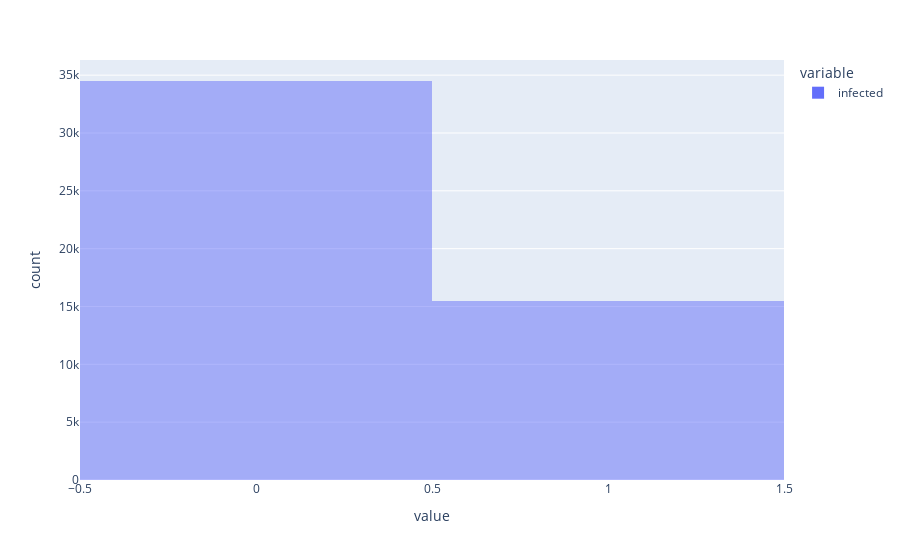

Write notebook code for a chart like this one.
### Markdown cell above
Let's check the distribution of the target variable

### Code cell
fig = px.histogram(df['infected'],barmode='overlay',nbins=2)
fig.show()

### Figure 1 — Plotly figure (JSON) as saved in the notebook; plotly's stock layout.template omitted (floating-point values rounded to 4 significant figures; data arrays with more than 128 entries replaced by an {"elided": "..."} marker saying what was removed)
{"data": [{"alignmentgroup": "True", "bingroup": "x", "hovertemplate": "variable=infected<br>value=%{x}<br>count=%{y}<extra></extra>", "legendgroup": "infected", "marker": {"color": "#636efa", "opacity": 0.5, "pattern": {"shape": ""}}, "name": "infected", "nbinsx": 2, "offsetgroup": "infected", "orientation": "v", "showlegend": true, "type": "histogram", "x": {"elided": "50000 int values"}, "xaxis": "x", "yaxis": "y"}], "layout": {"autosize": true, "barmode": "overlay", "legend": {"title": {"text": "variable"}, "tracegroupgap": 0}, "margin": {"t": 60}, "xaxis": {"anchor": "y", "autorange": true, "domain": [0, 1], "range": [-0.5, 1.5], "title": {"text": "value"}, "type": "linear"}, "yaxis": {"anchor": "x", "autorange": true, "domain": [0, 1], "range": [0, 36310.0], "title": {"text": "count"}}}}
